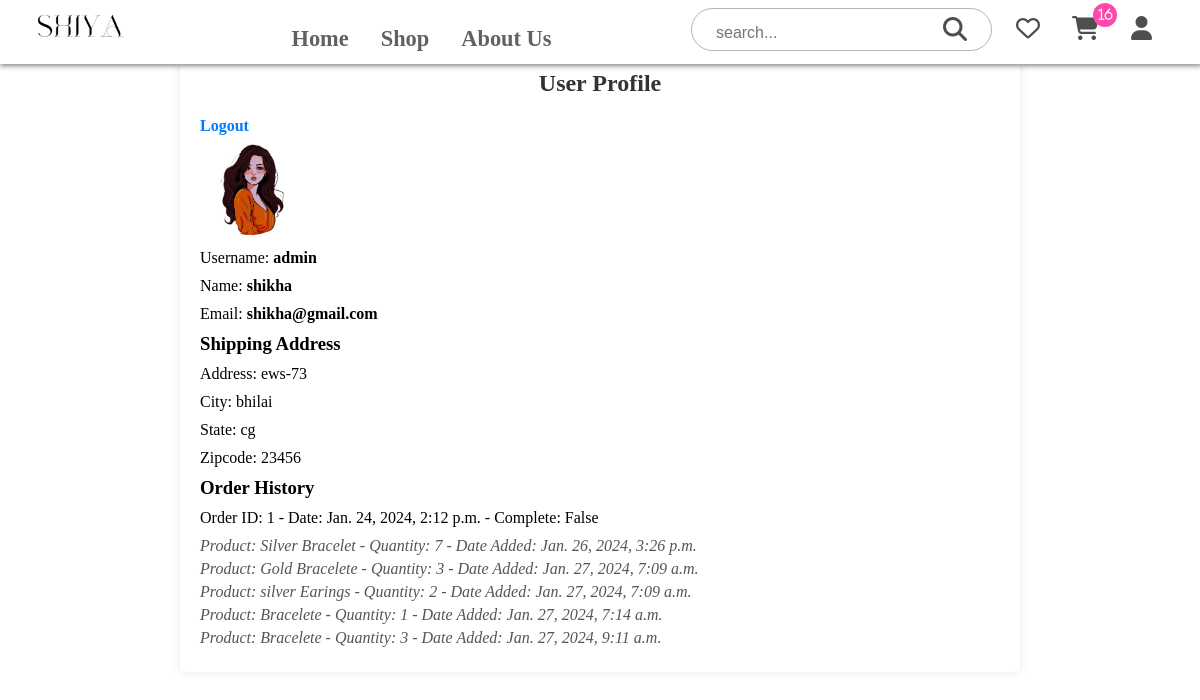
The app's page /profile/ (signed in), older data.
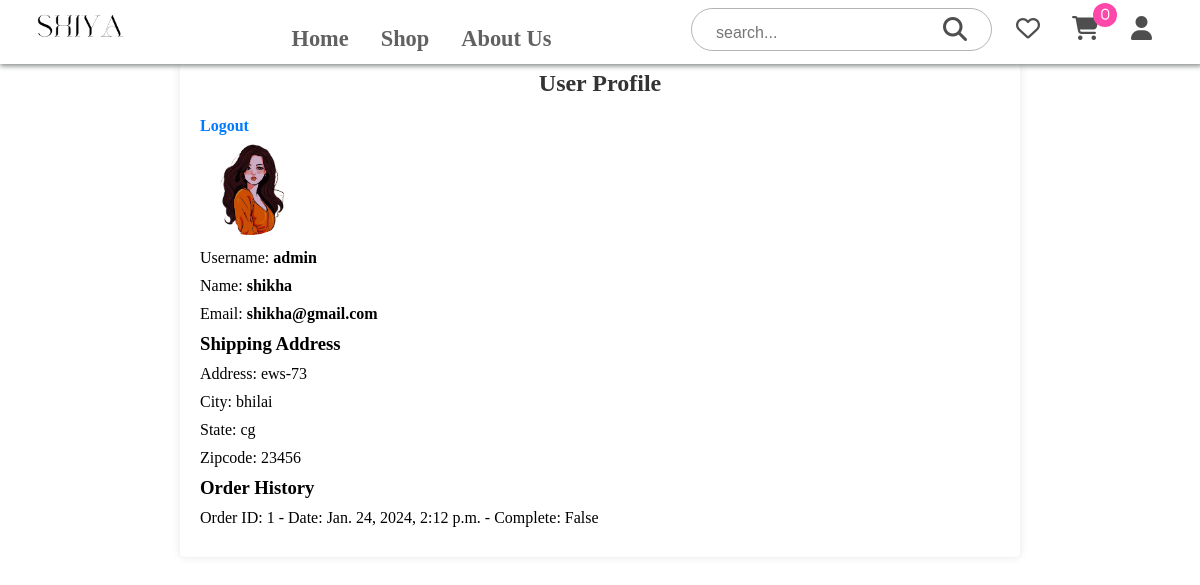
The same page, newer data.
### core/models.py (models this page shows, shortened)
class Customer(models.Model):
    user = models.OneToOneField(User, null=True, blank=True, on_delete=models.CASCADE)
    name = models.CharField(max_length=200, null=True)
    email = models.EmailField(max_length=200, null=True)
    userImage = models.ImageField(null=True, blank=True)

class ShippingAddress(models.Model):
    customer = models.ForeignKey(
        Customer, on_delete=models.SET_NULL, blank=True, null=True
    )
    order = models.ForeignKey(Order, on_delete=models.SET_NULL, blank=True, null=True)
    address = models.CharField(max_length=200, null=True)
    city = models.CharField(max_length=200, null=True)
    state = models.CharField(max_length=200, null=True)
    zipcode = models.CharField(max_length=200, null=True)
    date_added = models.CharField(max_length=200, null=True)

class Order(models.Model):
    customer = models.ForeignKey(
        Customer, on_delete=models.SET_NULL, null=True, blank=True
    )
    date_orderd = models.DateTimeField(auto_now_add=True)
    complete = models.BooleanField(default=False, null=True, blank=False)
    transaction_id = models.CharField(max_length=100, null=True)
    @property
    def get_cart_items(self):
        orderitems = self.orderitem_set.all()
        total = sum([item.quantity for item in orderitems])
        return total

class OrderItem(models.Model):
    product = models.ForeignKey(
        Product, on_delete=models.SET_NULL, null=True, blank=True
    )
    order = models.ForeignKey(Order, on_delete=models.SET_NULL, null=True, blank=True)
    quantity = models.IntegerField(default=0, null=True, blank=True)
    date_added = models.DateTimeField(auto_now_add=True)

class Product(models.Model):
    name = models.CharField(max_length=200)
    price = models.DecimalField(max_digits=7, decimal_places=2)
    image = models.ImageField(null=True, blank=True)
    category = models.ForeignKey(
        Category, on_delete=models.CASCADE, null=True, blank=True
    )
    material = models.CharField(max_length=100, null=True, blank=True)
    description = models.TextField(max_length=200, null=True, blank=True)
    occasion = models.CharField(max_length=100, null=True, blank=True)

### core/views.py (the view)
# urls.py: path("profile/", user, name="profile"),
def user(request):
    data = cartData(request)
    cartItems = data["cartItems"]
    if request.user.is_authenticated:
        customer = Customer.objects.get(user=request.user)
        shipping_address = ShippingAddress.objects.filter(customer=customer).first()
        orders = Order.objects.filter(customer=customer)
        order_items = []
        for order in orders:
            order_item_objects = OrderItem.objects.filter(order=order)
            order_items.append((order, order_item_objects))
        context = {
            "cartItems": cartItems,
            "customer": customer,
            "shipping_address": shipping_address,
            "orders": orders,
            "order_items": order_items,
            "username": request.user.username,
        }
    return render(request, "core/user.html", context)

### core/utils.py (called while the page is built)
def cartData(request):
    if request.user.is_authenticated:
        customer = request.user.customer
        order,created = Order.objects.get_or_create(customer=customer, complete=False)
        items = order.orderitem_set.all()
        cartItems = order.get_cart_items
    else:
        cookieData=cookieCart(request)
        items=cookieData['items']
        order=cookieData['order']
        cartItems=cookieData['cartItems']
    return {'cartItems':cartItems,'order':order,'items':items}

### templates/core/user.html (shortened to what this page needs)
{% extends 'core/main.html' %}
{% load static %}
{% block content %}
<div class="profile-container">
    <h2>User Profile</h2>
    <div class="user-details">
        {% if user.is_authenticated %}
        <a href="{% url 'logout' %}">Logout</a>
        {% if user.customer.userImage %}
        <div class="img">
            <img src="{{ user.customer.userImage.url }}" alt="{{ user.customer.name }}'s profile image">
        </div>
        {% endif %}
        <div class="details">
            <p>Username:<span> {{username}}</span></p>
            <p>Name: <span id="name">{{user.customer.name}}</span></p>
            <p>Email: <span id="email">{{user.customer.email}}</span></p>
            {% if shipping_address %}
            <h3>Shipping Address</h3>
            <p>Address: {{ shipping_address.address }}</p>
            <p>City: {{ shipping_address.city }}</p>
            <p>State: {{ shipping_address.state }}</p>
            <p>Zipcode: {{ shipping_address.zipcode }}</p>
        </div>
        {% else %}
        <p>No shipping address found for this user.</p>
        {% endif %}
    </div>
    {% else %}
    <p>User is not logged in.</p>
    {% endif %}
    {% if order_items %}
    <h3>Order History</h3>
    <ul>
        {% for order, order_item_objects in order_items %}
        <li>Order ID: {{ order.id }} - Date: {{ order.date_orderd }} - Complete: {{ order.complete }}</li>
        <ul>
            {% for order_item in order_item_objects %}
            <li>Product: {{ order_item.product.name }} - Quantity: {{ order_item.quantity }} - Date Added:
                {{order_item.date_added }}</li>
            {% endfor %}
        </ul>
        {% endfor %}
    </ul>
    {% else %}
    <p>No orders found for this user.</p>
    {% endif %}
</div>
{% endblock %}

### templates/core/main.html (shortened to what this page needs)
<!DOCTYPE html>
{% load static %}
<html lang="en">
<head>
    <link rel="stylesheet" href="https://cdnjs.cloudflare.com/ajax/libs/font-awesome/6.5.1/css/all.min.css"
 />
    <link rel="stylesheet" type="text/css" href="{% static 'css/main.css' %}">
</head>
<body>
    <header>
        <div class="navbar" id="myTopnav">
            <div class="logo">
                <img src="{% static '/images/1.png' %}">
            </div>
            <div class="nav-items">
                <ul>
                    <li><a href="{% url 'index' %}">Home</a></li>
                    <li><a href="{% url 'store' %}">Shop</a></li>
                    <li><a href="{% url 'about_us' %}">About Us
                        </a></li>
                </ul>
            </div>
            <div class="icons">
                <div class="search-box">
                    <div class="search-bx">
                        <form method="post" action="{% url 'search' %}">
                            <input name="searched" type="text" placeholder="search...">
                            <button style="border: none; background-color:transparent;" type="submit"><i id="search "
                                    class="fas fa-search"></i></button>
                        </form>
                    </div>
                </div>
                {% if user.is_authenticated %}
                <a href="{% url 'wishlist' %}"> <i class="fa-regular fa-heart"></i></a>
                {% endif %}
                <a href="{% url 'cart' %}"><i class="fas fa-shopping-cart"><span>{{cartItems}}</span></i></a>
                {% if user.is_authenticated %}
                <a style="cursor: pointer;" href="{% url 'profile' %}">
                    <i class="fas fa-user"></i>
                </a>
                {% else %}
                <a href="{% url 'login' %}"> <button class="btn">Login</button></a>
                {% endif %}
            </div>
        </div>
    </header>
    <section>
        {% block content %}
        {% endblock %}
    </section>
</body>
</html>

### static/css/main.css (style rules this page uses)
* { margin: 0; padding: 0; }
.navbar { display: flex; height: 4rem; background-color: white; box-shadow: 1px 1px 5px 1px rgb(134, 136, 137); justify-content: space-between; width: 100%; position: fixed; top: 0; z-index: 100; overflow: hidden; }
.navbar .logo img { width: 10rem; }
.nav-items { margin: 1rem; }
.nav-items ul { display: flex; list-style: none; }
.nav-items a { text-decoration: none; color: rgba(0, 0, 0, 0.619); font-size: 1.4rem; margin: 1rem; }
.icons { margin-right: 2rem; display: flex; }
.icons i { font-size: 1.5rem; color: rgba(0, 0, 0, 0.694); margin: 1rem 1rem; }
.navbar .search-bx { border: 1px solid rgba(0, 0, 0, 0.295); padding: 0.5rem; }
.icons .search-box input { border: none; outline: none; padding-left: 1rem; font-size: 1rem; }
.icons .search-box i { display: inline; color: rgba(0, 0, 0, 0.694); }
.icons a { position: relative; }
.icons a span { position: absolute; background-color: #ff48aa; color: white; font-size: 0.8rem; width: 1.5rem; height: 1.5rem; font-weight: 500; border-radius: 50%; right: -4%; top: 0.2rem; line-height: 1.5rem; text-align: center; }
.navbar .search-bx { border: 1px solid rgba(0, 0, 0, 0.295); padding: 0.5rem; margin: 0.5rem; border-radius: 2rem; justify-content: space-around; }

### templates/core/user.html (style rules this page uses)
.profile-container { margin-top: 6rem; max-width: 800px; margin: 50px auto; background-color: #fff; padding: 20px; border-radius: 5px; box-shadow: 0 0 10px rgba(0, 0, 0, 0.1); }
h2 { text-align: center; color: #333; }
.user-details { align-items: center; margin-top: 20px; }
.img img { max-width: 100px; max-height: 100px; border-radius: 50%; margin-right: 20px; }
.details { flex-grow: 1; }
p { margin: 10px 0; }
span { font-weight: bold; }
ul { list-style-type: none; padding: 0; }
ul li { margin: 10px 0; }
a { color: #007bff; text-decoration: none; font-weight: bold; }

Row changes from the older to the newer data that the page shows:
removed OrderItem: product.name "Silver Bracelet", quantity "7", date_added "Jan. 26, 2024, 3:26 p.m."
removed OrderItem: product.name "Gold Bracelete", quantity "3", date_added "Jan. 27, 2024, 7:09 a.m."
removed OrderItem: product.name "silver Earings", quantity "2", date_added "Jan. 27, 2024, 7:09 a.m."
removed OrderItem: product.name "Bracelete", quantity "1", date_added "Jan. 27, 2024, 7:14 a.m."
removed OrderItem: product.name "Bracelete", quantity "3", date_added "Jan. 27, 2024, 9:11 a.m."
Text that changed along with them:
{{ cartItems }}: "16" → "0"
